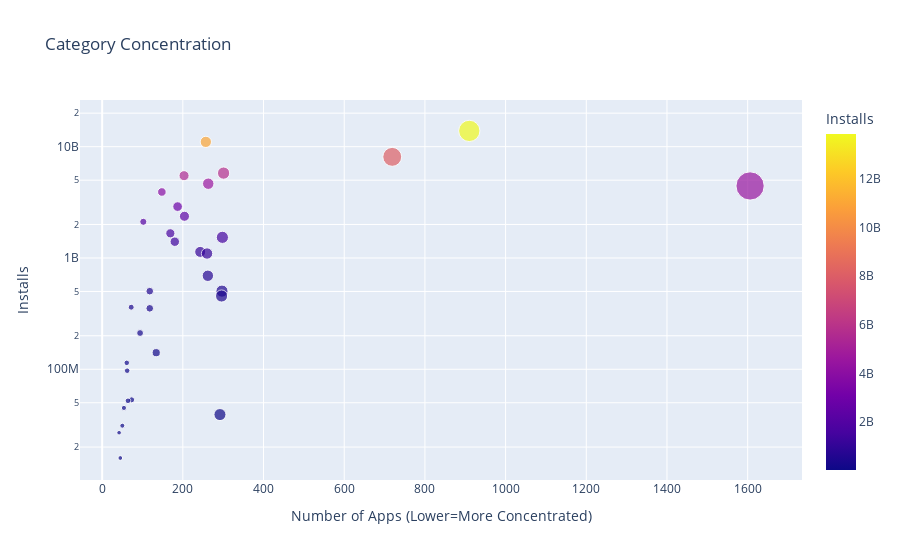

Notebook code for this chart:
### Code cell
scatter = px.scatter(data_frame=category_apps_installs,
                     x = category_apps_installs.App,
                     y = category_apps_installs.Installs,
                     size=category_apps_installs.App,
                     color=category_apps_installs.Installs,
                     hover_name=category_apps_installs.index,
                     title='Category Concentration')
 
scatter.update_layout(yaxis=dict(type='log'), xaxis_title='Number of Apps (Lower=More Concentrated)', yaxis_title='Installs')
scatter.show()

### Figure 1 — Plotly figure (JSON) as saved in the notebook; plotly's stock layout.template omitted (floating-point values rounded to 4 significant figures)
{"data": [{"hovertemplate": "<b>%{hovertext}</b><br><br>App=%{marker.size}<br>Installs=%{marker.color}<extra></extra>", "hovertext": ["GAME", "COMMUNICATION", "TOOLS", "PRODUCTIVITY", "SOCIAL", "PHOTOGRAPHY", "FAMILY", "VIDEO_PLAYERS", "TRAVEL_AND_LOCAL", "NEWS_AND_MAGAZINES", "ENTERTAINMENT", "BOOKS_AND_REFERENCE", "PERSONALIZATION", "SHOPPING", "HEALTH_AND_FITNESS", "SPORTS", "BUSINESS", "LIFESTYLE", "MAPS_AND_NAVIGATION", "FINANCE", "WEATHER", "EDUCATION", "FOOD_AND_DRINK", "DATING", "ART_AND_DESIGN", "HOUSE_AND_HOME", "AUTO_AND_VEHICLES", "LIBRARIES_AND_DEMO", "COMICS", "MEDICAL", "PARENTING", "BEAUTY", "EVENTS"], "legendgroup": "", "marker": {"color": [13858762717, 11039241530, 8099724500, 5788070180, 5487841475, 4649143130, 4437554490, 3916897200, 2894859300, 2369110650, 2113660000, 1665791655, 1532352930, 1400331540, 1134006220, 1096431465, 692018120, 503611120, 503267560, 455249400, 361096500, 352852000, 211677750, 140912410, 114233100, 97082000, 53129800, 52083000, 44931100, 39162676, 31116110, 26916200, 15949410], "coloraxis": "coloraxis", "size": [910, 257, 719, 301, 203, 263, 1606, 148, 187, 204, 102, 169, 298, 180, 243, 260, 262, 297, 118, 296, 72, 118, 94, 134, 61, 62, 73, 64, 54, 292, 50, 42, 45], "sizemode": "area", "sizeref": 4.015, "symbol": "circle"}, "mode": "markers", "name": "", "orientation": "v", "showlegend": false, "type": "scatter", "x": [910, 257, 719, 301, 203, 263, 1606, 148, 187, 204, 102, 169, 298, 180, 243, 260, 262, 297, 118, 296, 72, 118, 94, 134, 61, 62, 73, 64, 54, 292, 50, 42, 45], "xaxis": "x", "y": [13858762717, 11039241530, 8099724500, 5788070180, 5487841475, 4649143130, 4437554490, 3916897200, 2894859300, 2369110650, 2113660000, 1665791655, 1532352930, 1400331540, 1134006220, 1096431465, 692018120, 503611120, 503267560, 455249400, 361096500, 352852000, 211677750, 140912410, 114233100, 97082000, 53129800, 52083000, 44931100, 39162676, 31116110, 26916200, 15949410], "yaxis": "y"}], "layout": {"coloraxis": {"colorbar": {"title": {"text": "Installs"}}, "colorscale": [[0, "#0d0887"], [0.1111, "#46039f"], [0.2222, "#7201a8"], [0.3333, "#9c179e"], [0.4444, "#bd3786"], [0.5556, "#d8576b"], [0.6667, "#ed7953"], [0.7778, "#fb9f3a"], [0.8889, "#fdca26"], [1, "#f0f921"]]}, "legend": {"itemsizing": "constant", "tracegroupgap": 0}, "title": {"text": "Category Concentration"}, "xaxis": {"anchor": "y", "domain": [0, 1], "title": {"text": "Number of Apps (Lower=More Concentrated)"}}, "yaxis": {"anchor": "x", "domain": [0, 1], "title": {"text": "Installs"}, "type": "log"}}}
